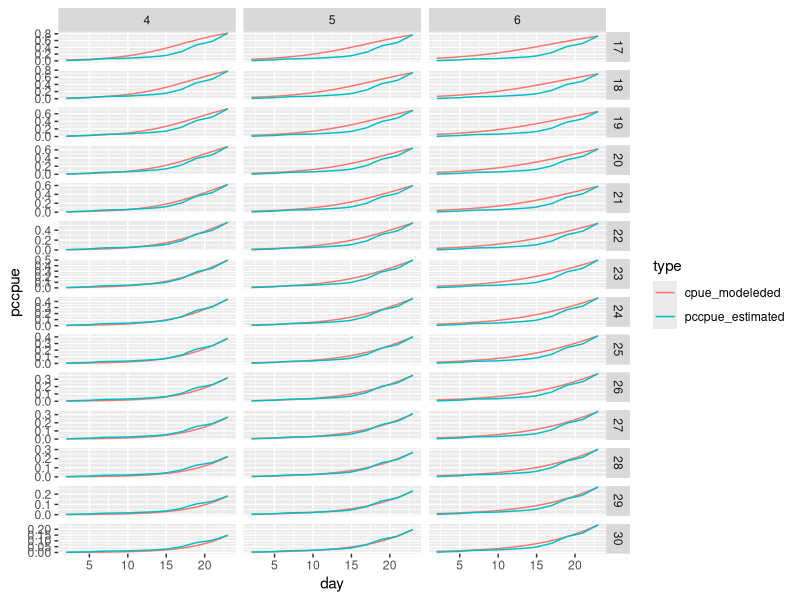
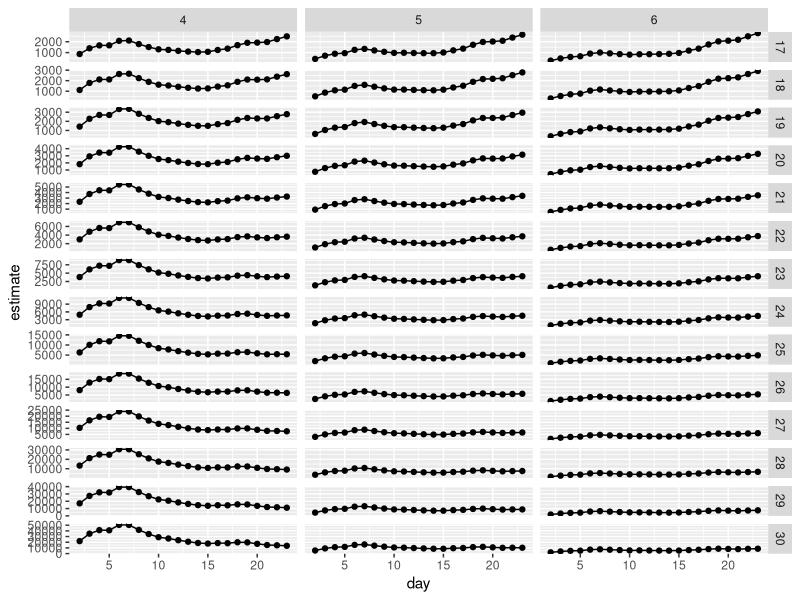
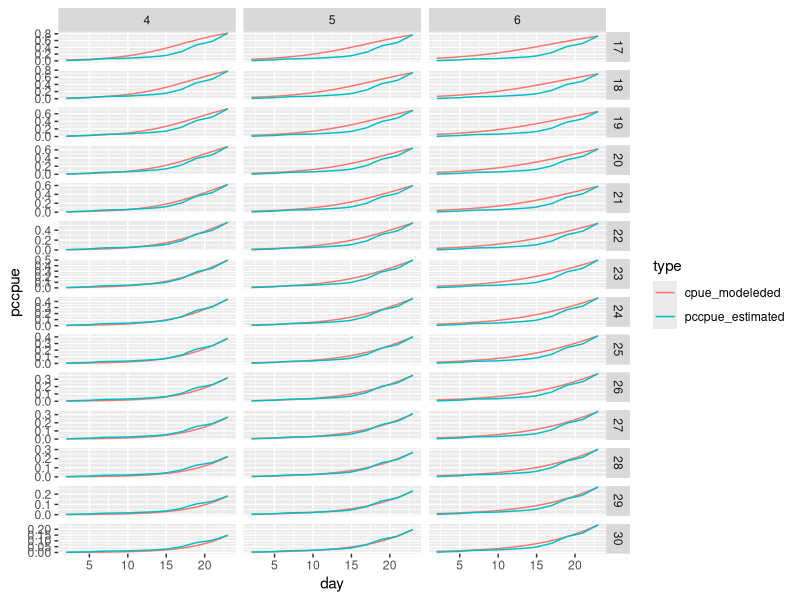
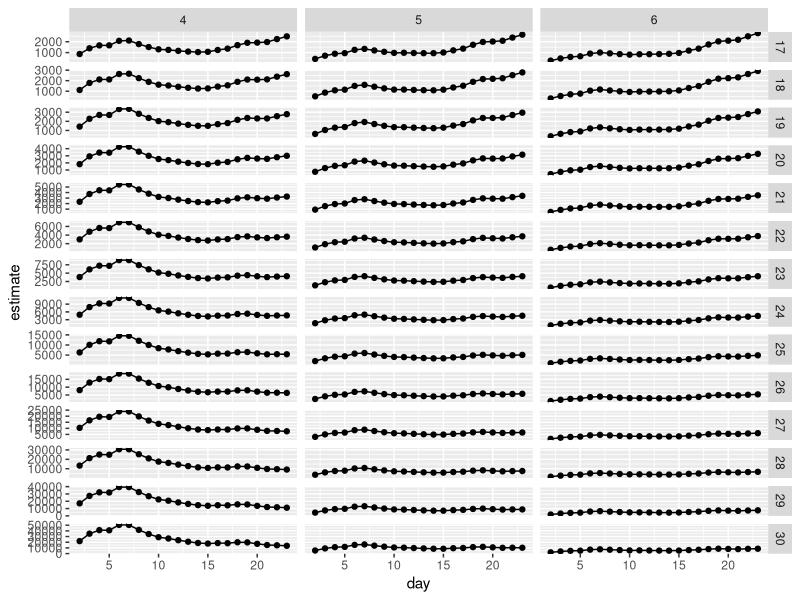

R code for these plots, in order:
library(dplyr)
library(readr)
library(tidyr)
library(ggplot2)

# Modeled v Estimated
do_calc_modeled_v_estimated <- function(mu, s) {
  logi_fun <- function(x, mu, s) { 1 / (1 + exp(-((x - mu)/s))) }
  
  inseason <- read_csv("data/lytf.csv") %>% 
    mutate(ccpue = cumsum(cpue))
  
  xrange <- -10:50
  logistic <- data.frame(day = xrange,
                         cpue_modeleded = logi_fun(xrange, mu, s))
  
  today <- tail(inseason, n = 1)$day
  ccpue <- tail(inseason, n = 1)$ccpue
  final_ccpue <- ccpue / (logistic[logistic$day == today, "cpue_modeleded"])
  
  estimated <- inseason
  estimated$pccpue_estimated <- estimated$ccpue / final_ccpue
  
  estimated %>% 
    left_join(logistic, by = "day") %>% 
    select(day, pccpue_estimated, cpue_modeleded) %>% 
    gather(type, pccpue, -day)
}

crossing(mu = 17:30, s = 4:6) %>% 
  purrr::pmap(~ do_calc_modeled_v_estimated(.x, .y) %>% mutate(mu = .x, s = .y)) %>% 
  bind_rows() %>% 
  ggplot(aes(day, pccpue, color = type)) +
  geom_line() +
  facet_grid(mu ~ s, scales = "free")

ggsave("refit/figures/visual_refit.pdf", width = 10, height = 30)

# Final CPUE
do_final_cpue <- function(mu, s) {
  logi_fun <- function(x, mu, s) { 1 / (1 + exp(-((x - mu)/s))) }
  
  inseason <- read_csv("data/lytf.csv") %>% 
    mutate(ccpue = cumsum(cpue))
  
  xrange <- -10:50
  logistic <- data.frame(day = xrange,
                         cpue_modeleded = logi_fun(xrange, mu, s))
  
  final_cpue <- data.frame(day = inseason$day,
                           estimate = inseason$ccpue / 
                             (logistic[logistic$day %in% inseason$day,"cpue_modeleded"] / 100))
  
  final_cpue$date <- as.Date(final_cpue$day,
                             format = "%j", 
                             origin = as.Date("2016-05-31"))
  
  final_cpue
}

crossing(mu = 17:30, s = 4:6) %>% 
  purrr::pmap(~ do_final_cpue(.x, .y) %>% mutate(mu = .x, s = .y)) %>% 
  bind_rows() %>% 
  ggplot(aes(day, estimate)) +
  geom_point() +
  geom_line() +
  facet_grid(mu ~ s, scales = "free")

ggsave("refit/figures/visual_refit_finalcpue.pdf", width = 10, height = 30)

